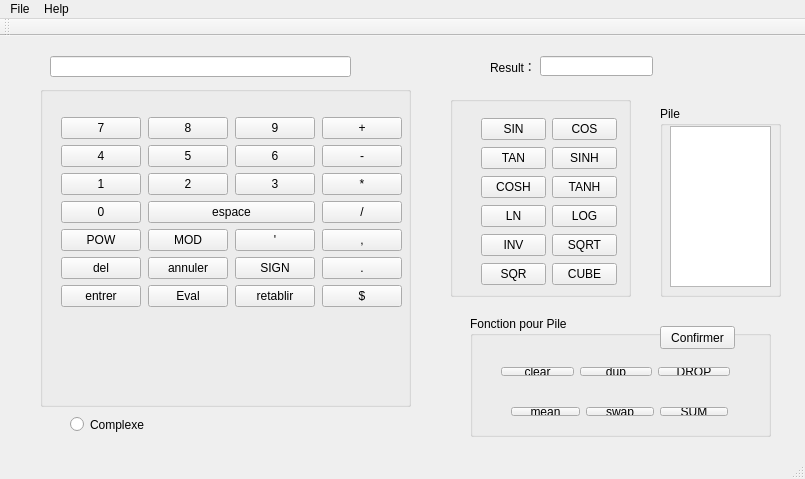
<?xml version="1.0" encoding="UTF-8"?>
<ui version="4.0">
 <class>MainWindow</class>
 <widget class="QMainWindow" name="MainWindow">
  <property name="geometry">
   <rect>
    <x>0</x>
    <y>0</y>
    <width>805</width>
    <height>479</height>
   </rect>
  </property>
  <property name="windowTitle">
   <string>MainWindow</string>
  </property>
  <widget class="QWidget" name="centralWidget">
   <widget class="QLineEdit" name="line_command">
    <property name="geometry">
     <rect>
      <x>50</x>
      <y>20</y>
      <width>301</width>
      <height>21</height>
     </rect>
    </property>
    <property name="readOnly">
     <bool>true</bool>
    </property>
   </widget>
   <widget class="QGroupBox" name="pile">
    <property name="geometry">
     <rect>
      <x>660</x>
      <y>70</y>
      <width>121</width>
      <height>191</height>
     </rect>
    </property>
    <property name="title">
     <string>Pile</string>
    </property>
    <widget class="QListWidget" name="listWidget">
     <property name="geometry">
      <rect>
       <x>10</x>
       <y>20</y>
       <width>101</width>
       <height>161</height>
      </rect>
     </property>
    </widget>
   </widget>
   <widget class="QGroupBox" name="fonction_pile">
    <property name="geometry">
     <rect>
      <x>470</x>
      <y>280</y>
      <width>301</width>
      <height>121</height>
     </rect>
    </property>
    <property name="title">
     <string>Fonction pour Pile</string>
    </property>
    <widget class="QWidget" name="horizontalLayoutWidget">
     <property name="geometry">
      <rect>
       <x>20</x>
       <y>40</y>
       <width>251</width>
       <height>31</height>
      </rect>
     </property>
     <layout class="QHBoxLayout" name="horizontalLayout_3">
      <item>
       <widget class="QPushButton" name="clear">
        <property name="text">
         <string>clear</string>
        </property>
       </widget>
      </item>
      <item>
       <widget class="QPushButton" name="dup">
        <property name="text">
         <string>dup</string>
        </property>
       </widget>
      </item>
      <item>
       <widget class="QPushButton" name="drop">
        <property name="text">
         <string>DROP</string>
        </property>
       </widget>
      </item>
     </layout>
    </widget>
    <widget class="QWidget" name="horizontalLayoutWidget_2">
     <property name="geometry">
      <rect>
       <x>30</x>
       <y>80</y>
       <width>239</width>
       <height>31</height>
      </rect>
     </property>
     <layout class="QHBoxLayout" name="horizontalLayout">
      <item>
       <widget class="QPushButton" name="mean">
        <property name="text">
         <string>mean</string>
        </property>
       </widget>
      </item>
      <item>
       <widget class="QPushButton" name="swap">
        <property name="text">
         <string>swap</string>
        </property>
       </widget>
      </item>
      <item>
       <widget class="QPushButton" name="sum">
        <property name="text">
         <string>SUM</string>
        </property>
       </widget>
      </item>
     </layout>
    </widget>
    <widget class="QPushButton" name="confirmer">
     <property name="geometry">
      <rect>
       <x>190</x>
       <y>10</y>
       <width>75</width>
       <height>23</height>
      </rect>
     </property>
     <property name="text">
      <string>Confirmer</string>
     </property>
    </widget>
   </widget>
   <widget class="QLineEdit" name="Result">
    <property name="geometry">
     <rect>
      <x>540</x>
      <y>20</y>
      <width>113</width>
      <height>20</height>
     </rect>
    </property>
    <property name="readOnly">
     <bool>true</bool>
    </property>
   </widget>
   <widget class="QLabel" name="result">
    <property name="geometry">
     <rect>
      <x>490</x>
      <y>20</y>
      <width>41</width>
      <height>21</height>
     </rect>
    </property>
    <property name="text">
     <string>Result：</string>
    </property>
   </widget>
   <widget class="QGroupBox" name="keyboard">
    <property name="geometry">
     <rect>
      <x>40</x>
      <y>50</y>
      <width>371</width>
      <height>321</height>
     </rect>
    </property>
    <property name="title">
     <string/>
    </property>
    <widget class="QWidget" name="gridLayoutWidget">
     <property name="geometry">
      <rect>
       <x>20</x>
       <y>30</y>
       <width>323</width>
       <height>257</height>
      </rect>
     </property>
     <layout class="QGridLayout" name="gridLayout_2">
      <property name="sizeConstraint">
       <enum>QLayout::SetMinAndMaxSize</enum>
      </property>
      <property name="horizontalSpacing">
       <number>7</number>
      </property>
      <property name="margin">
       <number>1</number>
      </property>
      <item row="2" column="0">
       <widget class="QPushButton" name="num4">
        <property name="text">
         <string>4</string>
        </property>
       </widget>
      </item>
      <item row="2" column="1">
       <widget class="QPushButton" name="num5">
        <property name="text">
         <string>5</string>
        </property>
       </widget>
      </item>
      <item row="3" column="0">
       <widget class="QPushButton" name="num1">
        <property name="text">
         <string>1</string>
        </property>
       </widget>
      </item>
      <item row="3" column="1">
       <widget class="QPushButton" name="num2">
        <property name="text">
         <string>2</string>
        </property>
       </widget>
      </item>
      <item row="3" column="2">
       <widget class="QPushButton" name="num3">
        <property name="text">
         <string>3</string>
        </property>
       </widget>
      </item>
      <item row="2" column="2">
       <widget class="QPushButton" name="num6">
        <property name="text">
         <string>6</string>
        </property>
       </widget>
      </item>
      <item row="1" column="1">
       <widget class="QPushButton" name="num8">
        <property name="text">
         <string>8</string>
        </property>
       </widget>
      </item>
      <item row="1" column="0">
       <widget class="QPushButton" name="num7">
        <property name="text">
         <string>7</string>
        </property>
       </widget>
      </item>
      <item row="1" column="2">
       <widget class="QPushButton" name="num9">
        <property name="text">
         <string>9</string>
        </property>
       </widget>
      </item>
      <item row="1" column="3">
       <widget class="QPushButton" name="plus">
        <property name="text">
         <string>+</string>
        </property>
       </widget>
      </item>
      <item row="2" column="3">
       <widget class="QPushButton" name="minus">
        <property name="text">
         <string>-</string>
        </property>
       </widget>
      </item>
      <item row="3" column="3">
       <widget class="QPushButton" name="multi">
        <property name="text">
         <string>*</string>
        </property>
       </widget>
      </item>
      <item row="7" column="0">
       <widget class="QPushButton" name="POW">
        <property name="text">
         <string>POW</string>
        </property>
       </widget>
      </item>
      <item row="7" column="3">
       <widget class="QPushButton" name="comma">
        <property name="text">
         <string>,</string>
        </property>
       </widget>
      </item>
      <item row="9" column="1">
       <widget class="QPushButton" name="eval">
        <property name="text">
         <string>Eval</string>
        </property>
       </widget>
      </item>
      <item row="9" column="0">
       <widget class="QPushButton" name="entrer">
        <property name="text">
         <string>entrer</string>
        </property>
       </widget>
      </item>
      <item row="8" column="0">
       <widget class="QPushButton" name="del">
        <property name="text">
         <string>del</string>
        </property>
       </widget>
      </item>
      <item row="9" column="3">
       <widget class="QPushButton" name="dollar">
        <property name="text">
         <string>$</string>
        </property>
       </widget>
      </item>
      <item row="7" column="1">
       <widget class="QPushButton" name="MOD">
        <property name="text">
         <string>MOD</string>
        </property>
       </widget>
      </item>
      <item row="8" column="1">
       <widget class="QPushButton" name="annuler">
        <property name="text">
         <string>annuler</string>
        </property>
       </widget>
      </item>
      <item row="9" column="2">
       <widget class="QPushButton" name="retablir">
        <property name="text">
         <string>retablir</string>
        </property>
       </widget>
      </item>
      <item row="8" column="2">
       <widget class="QPushButton" name="SIGN">
        <property name="text">
         <string>SIGN</string>
        </property>
       </widget>
      </item>
      <item row="4" column="0">
       <widget class="QPushButton" name="num0">
        <property name="text">
         <string>0</string>
        </property>
       </widget>
      </item>
      <item row="4" column="1" colspan="2">
       <widget class="QPushButton" name="Space">
        <property name="text">
         <string>espace</string>
        </property>
       </widget>
      </item>
      <item row="4" column="3">
       <widget class="QPushButton" name="slash">
        <property name="text">
         <string>/</string>
        </property>
       </widget>
      </item>
      <item row="7" column="2">
       <widget class="QPushButton" name="guillemet">
        <property name="text">
         <string>'</string>
        </property>
       </widget>
      </item>
      <item row="8" column="3">
       <widget class="QPushButton" name="point">
        <property name="text">
         <string>.</string>
        </property>
       </widget>
      </item>
     </layout>
    </widget>
   </widget>
   <widget class="QGroupBox" name="Fonction_unaire">
    <property name="geometry">
     <rect>
      <x>450</x>
      <y>60</y>
      <width>181</width>
      <height>201</height>
     </rect>
    </property>
    <property name="title">
     <string/>
    </property>
    <widget class="QWidget" name="gridLayoutWidget_2">
     <property name="geometry">
      <rect>
       <x>20</x>
       <y>10</y>
       <width>158</width>
       <height>191</height>
      </rect>
     </property>
     <layout class="QGridLayout" name="gridLayout_3">
      <item row="0" column="0">
       <widget class="QPushButton" name="SIN">
        <property name="text">
         <string>SIN</string>
        </property>
       </widget>
      </item>
      <item row="0" column="1">
       <widget class="QPushButton" name="COS">
        <property name="text">
         <string>COS</string>
        </property>
       </widget>
      </item>
      <item row="1" column="0">
       <widget class="QPushButton" name="TAN">
        <property name="text">
         <string>TAN</string>
        </property>
       </widget>
      </item>
      <item row="1" column="1">
       <widget class="QPushButton" name="SIHN">
        <property name="text">
         <string>SINH</string>
        </property>
       </widget>
      </item>
      <item row="3" column="0">
       <widget class="QPushButton" name="LN">
        <property name="text">
         <string>LN</string>
        </property>
       </widget>
      </item>
      <item row="4" column="0">
       <widget class="QPushButton" name="INV">
        <property name="text">
         <string>INV</string>
        </property>
       </widget>
      </item>
      <item row="4" column="1">
       <widget class="QPushButton" name="SQRT">
        <property name="text">
         <string>SQRT</string>
        </property>
       </widget>
      </item>
      <item row="5" column="0">
       <widget class="QPushButton" name="SQR">
        <property name="text">
         <string>SQR</string>
        </property>
       </widget>
      </item>
      <item row="2" column="1">
       <widget class="QPushButton" name="TANH">
        <property name="text">
         <string>TANH</string>
        </property>
       </widget>
      </item>
      <item row="2" column="0">
       <widget class="QPushButton" name="COSH">
        <property name="text">
         <string>COSH</string>
        </property>
       </widget>
      </item>
      <item row="3" column="1">
       <widget class="QPushButton" name="LOG">
        <property name="text">
         <string>LOG</string>
        </property>
       </widget>
      </item>
      <item row="5" column="1">
       <widget class="QPushButton" name="CUBE">
        <property name="text">
         <string>CUBE</string>
        </property>
       </widget>
      </item>
     </layout>
    </widget>
   </widget>
   <widget class="QRadioButton" name="complexe">
    <property name="geometry">
     <rect>
      <x>70</x>
      <y>380</y>
      <width>82</width>
      <height>17</height>
     </rect>
    </property>
    <property name="text">
     <string>Complexe</string>
    </property>
   </widget>
  </widget>
  <widget class="QToolBar" name="mainToolBar">
   <attribute name="toolBarArea">
    <enum>TopToolBarArea</enum>
   </attribute>
   <attribute name="toolBarBreak">
    <bool>false</bool>
   </attribute>
  </widget>
  <widget class="QStatusBar" name="statusBar"/>
  <widget class="QMenuBar" name="menuBar">
   <property name="geometry">
    <rect>
     <x>0</x>
     <y>0</y>
     <width>805</width>
     <height>21</height>
    </rect>
   </property>
   <widget class="QMenu" name="menuFile">
    <property name="title">
     <string>File</string>
    </property>
    <addaction name="actionOuvrir_la_source"/>
    <addaction name="actionQuit"/>
   </widget>
   <widget class="QMenu" name="menuHelp">
    <property name="title">
     <string>Help</string>
    </property>
    <addaction name="action"/>
   </widget>
   <addaction name="menuFile"/>
   <addaction name="menuHelp"/>
  </widget>
  <action name="action">
   <property name="text">
    <string>?</string>
   </property>
  </action>
  <action name="actionOuvrir_la_source">
   <property name="text">
    <string>Ouvrir la source</string>
   </property>
  </action>
  <action name="actionQuit">
   <property name="text">
    <string>Quit</string>
   </property>
  </action>
 </widget>
 <layoutdefault spacing="6" margin="11"/>
 <resources/>
 <connections>
  <connection>
   <sender>actionQuit</sender>
   <signal>triggered()</signal>
   <receiver>MainWindow</receiver>
   <slot>close()</slot>
   <hints>
    <hint type="sourcelabel">
     <x>-1</x>
     <y>-1</y>
    </hint>
    <hint type="destinationlabel">
     <x>404</x>
     <y>216</y>
    </hint>
   </hints>
  </connection>
 </connections>
</ui>
